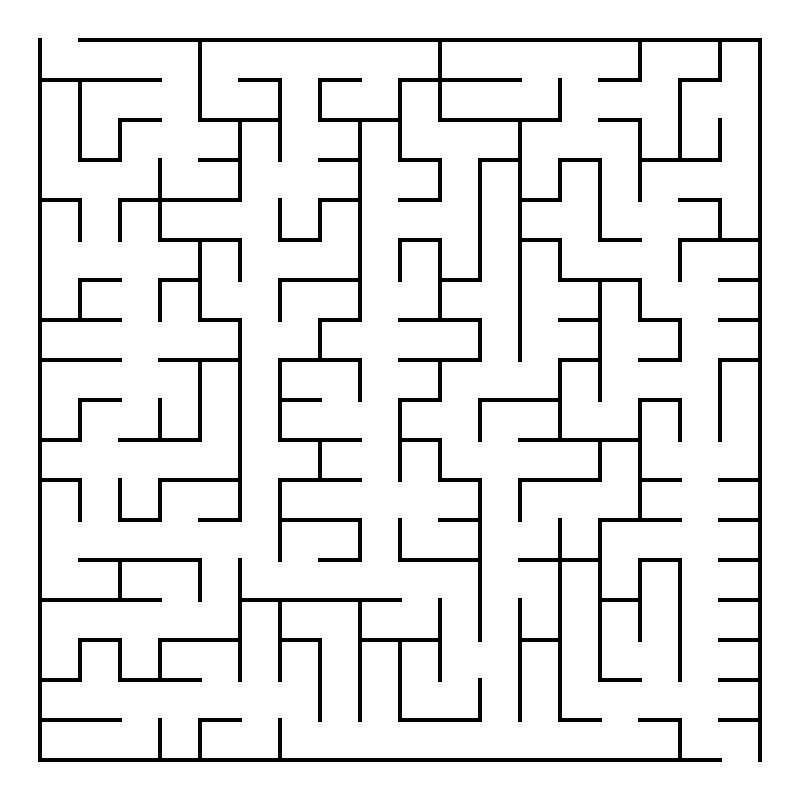
//> input picture maze.png, 800 x 800 px
$ ./main   (built with g++ and OpenCV 4)
//> lines starting //> are read from the running program, lines starting //| are printed output that depends on the picture; after the words box and inside, x2 and y2 are one past the last pixel; in counts of white or black regions, pixels touching at a corner belong together
#include <iostream>
#include <cstdio>
#include <vector>
#include <queue>
#include <stack>
#include <opencv2/opencv.hpp>

#define MARGIN	38
#define WALL	0
#define WAY		255

const int dy[] = { 1, 0, -1, 0 };
const int dx[] = { 0, 1, 0, -1 };

struct Pos
{
	int x;
	int y;

	Pos(int X, int Y)
		:x(X), y(Y)
	{}
};

// [22 lines of commented-out code are left out]

int main()
{
	cv::Mat orignMaze = cv::imread("maze.png", cv::IMREAD_COLOR);
//> orignMaze is the input picture: 800 rows x 800 cols, CV_8UC3; 91% white; 2 black regions, box (x1, y1, x2, y2) and area: (78, 38, 762, 762) 40656, (38, 38, 722, 762) 16816
	if (orignMaze.empty())
	{
		std::cout << "Could not open or find the image" << std::endl;
		return -1;
	}

	cv::Mat grayMaze;
	cvtColor(orignMaze, grayMaze, cv::COLOR_BGR2GRAY);

	int height = orignMaze.size().height;
//> height = 800
	int width = orignMaze.size().width;
//> width = 800

	//std::vector<std::vector<int>> map(height, std::vector<int>(width));
	std::vector<std::vector<bool>> visited(height, std::vector<bool>(width));
	std::vector<std::vector<int>> trace(height, std::vector<int>(width));

	std::queue<Pos> q;

	for (int i = MARGIN; i < width; i++)
	{
		if (grayMaze.at<uchar>(MARGIN, i) == WAY)
		{
			q.push(Pos(MARGIN, i));
			break;
		}
	}

	int k = 0;
	int prog = 0;
	while (!q.empty())
	{
		Pos p = q.front();
		q.pop();

		for (int i = 0; i < 4; i++)
		{
			Pos next(p.x + dx[i], p.y + dy[i]);

			if (next.x <= (width - MARGIN) && next.y <= (height - MARGIN) && next.x >= MARGIN && next.y >= MARGIN
				&& grayMaze.at<uchar>(next.x, next.y) != WALL && visited[next.y][next.x] != true)
			{
				q.push(next);
				visited[next.y][next.x] = true;

				trace[next.y][next.x] = trace[p.y][p.x] + 1;
				//grayMaze.at<uchar>(next.x, next.y) = 100;
			}
		}

		//if (k % 4650 == 0)
		//	printf("%d%% \r", prog++);

		k++;
	}
//> after the loop, q = 0 items; k = 468154

	q.push(Pos(761, 762));
//> q = 1 item
	std::stack<Pos> path;

	while (!q.empty())
	{
		Pos p = q.front();
		q.pop();
		path.push(p);

		for (int i = 0; i < 4; i++)
		{
			Pos next(p.x + dx[i], p.y + dy[i]);

			if (trace[next.y][next.x] == trace[p.y][p.x] - 1)
			{
				q.push(next);
				break;
			}
		}
	}
//> after the loop, path = 1556 items

	cv::namedWindow("Grayscale", cv::WINDOW_AUTOSIZE);
	while (!path.empty())
	{
		Pos p = path.top();
		path.pop();

		//grayMaze.at<uchar>(p.x, p.y) = 100;
		cv::rectangle(grayMaze, cv::Point(p.y, p.x), cv::Point(p.y - 5, p.x - 5), 100, 3);
		cv::imshow("Grayscale", grayMaze);
		cv::waitKey(1);
	}
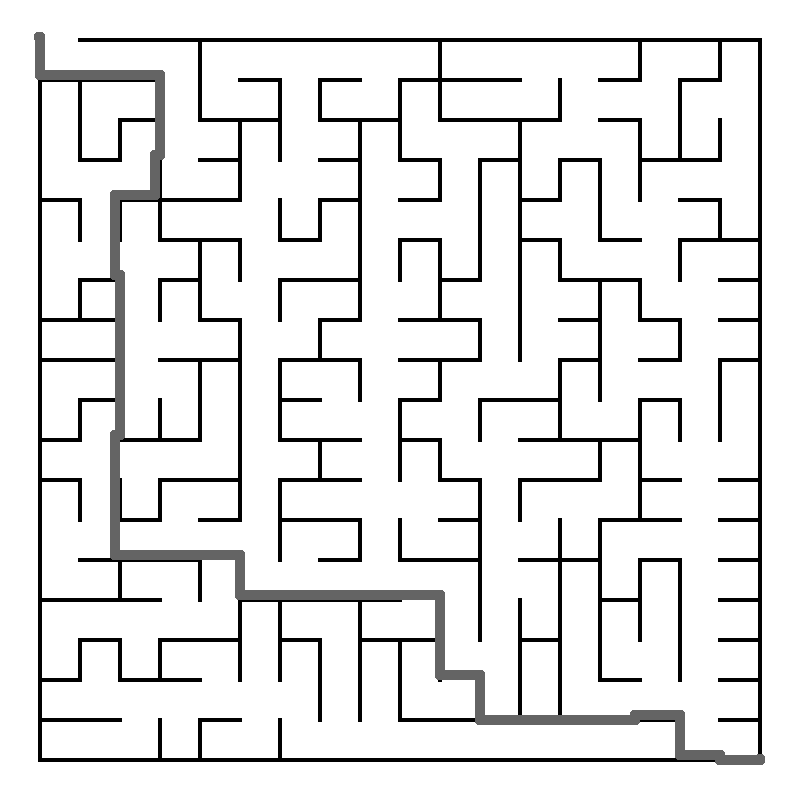
//> grayMaze: 800 rows x 800 cols, CV_8UC1; min 0, max 255, mean 229.4
//> after the loop, path = 0 items

	cv::waitKey(0);
	return 0;
}
